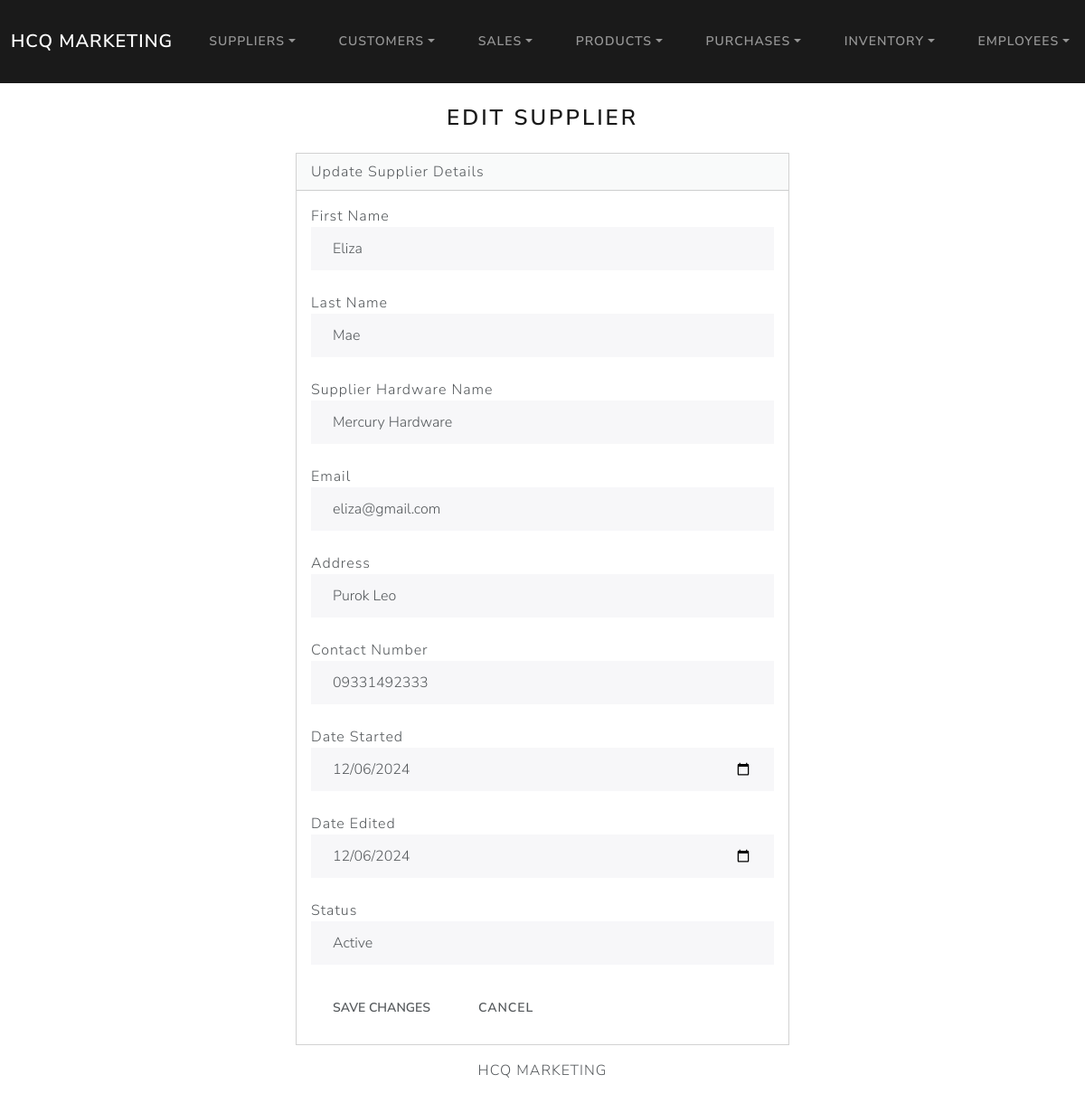
/suppliers/1/edit/, run on the app's committed database.
### suppliers/models.py (models this page shows, shortened)
class Supplier(models.Model):
    Supplier_Status = [
        ('Active', 'Active'),
        ('Inactive', 'Inactive'),
    ]
    first_name = models.CharField(max_length=50)
    last_name = models.CharField(max_length=50)
    supplier_hardware = models.CharField(max_length=50)
    email = models.EmailField(max_length=100)
    address = models.CharField(max_length=100)
    contact_num = models.CharField(max_length=15)
    dateStart = models.DateField("Date Started")
    dateEdit = models.DateTimeField(default=timezone.now)
    status = models.CharField(max_length=20, choices=Supplier_Status, default='Active')

### suppliers/views.py (the view)
# urls.py: path('suppliers/<int:id>/edit/', views.edit, name='supplier_edit'),
def edit(request, id):
    supplier = get_object_or_404(Supplier, id=id)
    if request.method == "POST":
        form = SupplierForm(request.POST, instance=supplier)
        if form.is_valid():
            form.save()
            return redirect('suppliers_index')
    else:
        form = SupplierForm(instance=supplier)
    return render(request, 'suppliers/edit.html', {'form': form, 'supplier': supplier})

### suppliers/templates/suppliers/edit.html (shortened to what this page needs)
{% extends "base.html" %}
{% block body %}
<div class="container mt-4">
    <h3 class="text-center mb-4">Edit Supplier</h3>
    <div class="row justify-content-center">
        <div class="col-6">
            <div class="card bg-secondary mb-3">
                <div class="card-header">Update Supplier Details</div>
                    <div class="card-body">
                        {% for item in form %}
                            <div class="fieldWrapper">
                                {{ item.label }} {{ item }}
                            </div>
                            <br>
                        {% endfor %}
                        <button type="submit" class="btn btn-add-save">Save Changes</button>
                        <a href="{% url 'suppliers_index' %}" class="btn btn-cancel">Cancel</a>
                </div>
            </div>
        </div>
    </div>
</div>
{% endblock %}

### data on the page
Supplier: form "Eliza" "Mae" "Mercury Hardware" "eliza@gmail.com" "Purok Leo" "09331492333" "12/06/2024" "12/06/2024" "Active"

### other printed values
{{ item.label }} "First Name" "Last Name" "Supplier Hardware Name" "Email" "Address" "Contact Number" "Date Started" "Date Edited" "Status"
